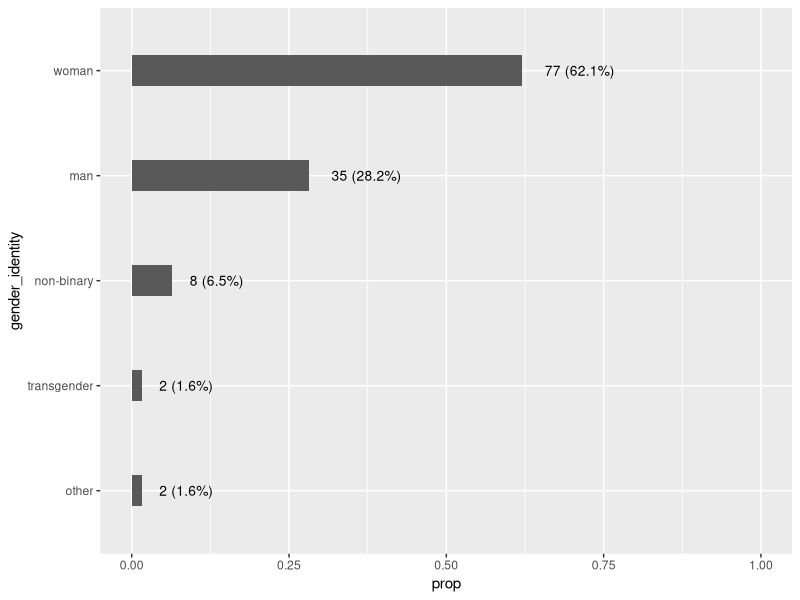
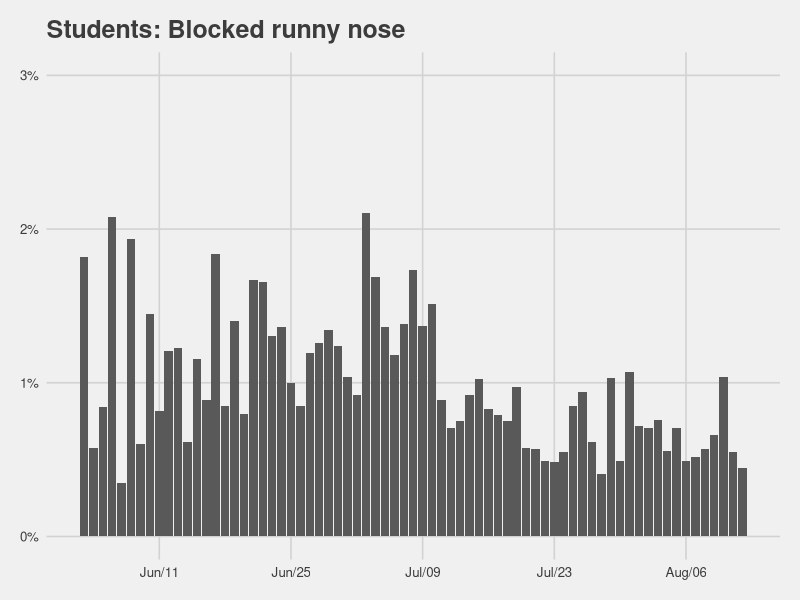
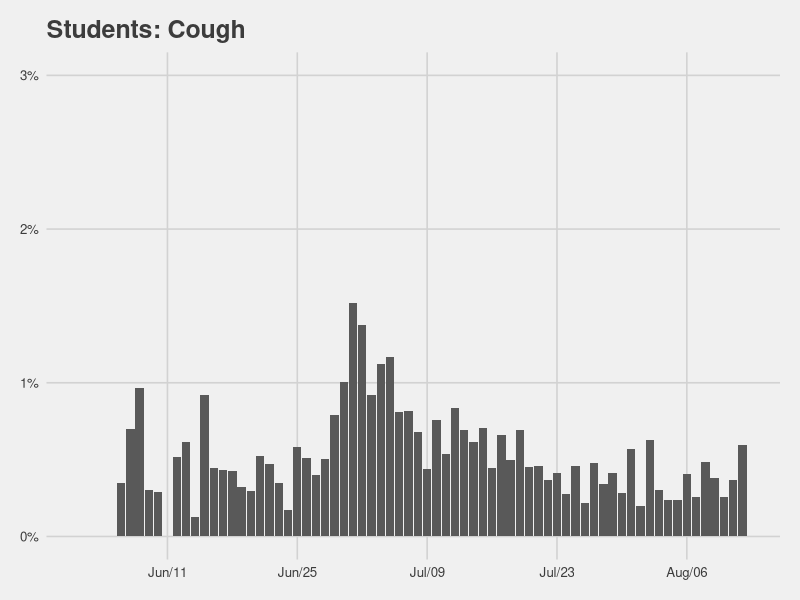
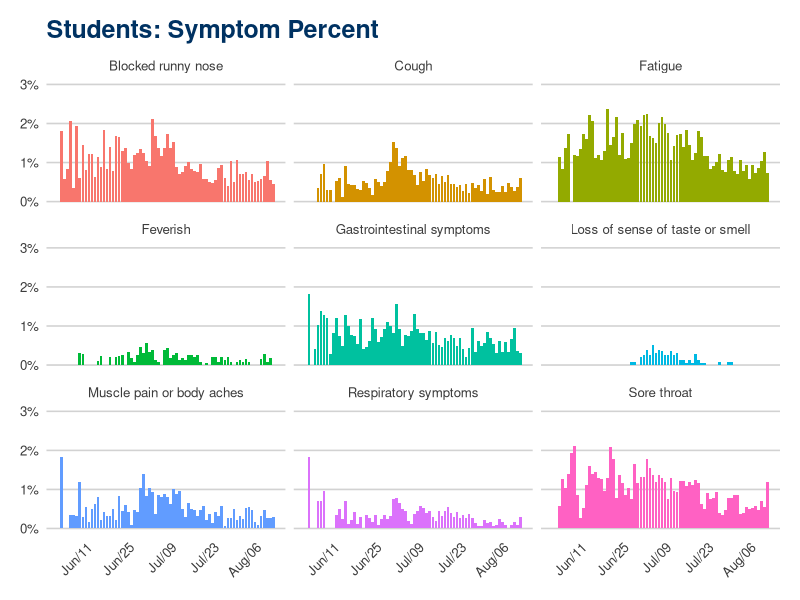

These charts were generated, in order, by the following R code:
## ---- chunk 1
library(tidyverse)
library(lubridate)
library(ggthemes)

sample <- read_csv("data/sample_plot.csv")
df_covid <- read_csv("data/daily_symptoms.csv") %>% mutate(ts_daily = mdy(ts_daily))
## ---- chunk 2
sample_plot <- sample %>%
  mutate( count = 1 ) %>% # add a variable to count
  select( gender_identity, count ) %>%
  drop_na() %>%
  group_by( gender_identity ) %>%
  summarize( num = n() ) %>% # sum up count 
  mutate( gender_identity = factor( gender_identity, 
                                    levels = gender_identity[order(num)]))

sample_plot$total <- sum( sample_plot$num )
sample_plot$prop <- sample_plot$num / sample_plot$total
sum( sample_plot$prop ) # verify proportion adds up to 1
sample_plot$perc <- as.character( round( sample_plot$prop, 3 ) * 100 )
sample_plot$lab <- paste( sample_plot$num, 
                          paste( " (", sample_plot$perc, "%", sep = ""), 
                          sep = "", ") " )


ggplot(sample_plot, aes( x = gender_identity, y = prop ) ) + 
  geom_bar( stat = "identity", width = 0.3) +
  coord_flip() +
  geom_text( aes(x = gender_identity, y = prop, label = lab),
             size = 3.5, vjust = .5, hjust = -0.3) + 
  ylim(0, 1)
  
## ---- chunk 3
symp_1 <- df_covid %>%
  mutate(Blocked_runny_nose = ifelse(Blocked_runny_nose < 0, NA, Blocked_runny_nose)) %>%
  # filter out NAs to remove from denominator
  filter(!is.na( Blocked_runny_nose ) ) %>%
  # keep only time and symptom of interest
  select(ts_daily, Blocked_runny_nose) %>%
  # group by date to get proportions
  group_by(ts_daily) %>%
  summarize(num = sum(Blocked_runny_nose),
            total = n(),
            prop = num / total) 

ggplot( symp_1, aes(x = ts_daily, y = prop) ) +
  # creating bars
  geom_col() +
  # change x axis to show month/day, separated by 14 days
  scale_x_date( date_labels = "%b/%d", date_breaks = "14 day" ) +
  # change y axis into percent and limit between 0, 0.03
  scale_y_continuous( limits = c(0, 0.03), labels = scales::percent ) +
  # remove x and y titles, and add overall title
  labs(x = element_blank(),
       y = element_blank(),
       title = "Students: Blocked runny nose") +
  # take advantage of available themes!
  theme_fivethirtyeight()
## ---- chunk 4
symptoms_covid <- function ( data, var ) {
  # create string of variable to later to create column marker
  var.name <- gsub( "_", " ", as.character(substitute( var ) ))
  data %>%
    mutate( var = ifelse( {{ var }} < 0, NA, {{ var }} )) %>%
    # filter out NAs to remove from denominator
    filter( !is.na( var ) ) %>%
    # pair down to variables of interest
    select( ts_daily, var ) %>%
    # group by time
    group_by( ts_daily ) %>%
    summarize( num = sum( var ),         # numerator
               total = n(),              # get total
               prop = num / total ) %>%  # calculate
    # add variable column marker
    mutate(var.name = var.name)
}

symp_2 <- symptoms_covid(df_covid, Cough)
ggplot( symp_2, aes(x = ts_daily, y = prop) ) +
  # creating bars
  geom_col() +
  # change x axis to show month/day, separated by 14 days
  scale_x_date( date_labels = "%b/%d", date_breaks = "14 day" ) +
  # change y axis into percent and limit between 0, 0.03
  scale_y_continuous( limits = c(0, 0.03), labels = scales::percent ) +
  # remove x and y titles, and add overall title
  labs(x = element_blank(),
       y = element_blank(),
       title = "Students: Cough") +
  # take advantage of available themes!
  theme_fivethirtyeight()


temp_a <- symptoms_covid(df_covid, Blocked_runny_nose)
temp_b <- symptoms_covid(df_covid, Cough)
temp_c <- symptoms_covid(df_covid, Fatigue)
temp_d <- symptoms_covid(df_covid, Feverish)
temp_e <- symptoms_covid(df_covid, Gastrointestinal_symptoms)
temp_f <- symptoms_covid(df_covid, Loss_of_sense_of_taste_or_smell)
temp_g <- symptoms_covid(df_covid, Muscle_pain_or_body_aches)
temp_h <- symptoms_covid(df_covid, Respiratory_symptoms)
temp_i <- symptoms_covid(df_covid, Sore_throat)

symp_plot <- dplyr::bind_rows( temp_a, temp_b, temp_c, temp_d, temp_e,
                               temp_f, temp_g, temp_h, temp_i )



ggplot(symp_plot, aes(x = ts_daily, y = prop, fill = var.name)) +
  geom_col() +
  facet_wrap(~ var.name) +
  scale_x_date(date_labels = "%b/%d", date_breaks = "14 day") +
  scale_y_continuous(limits = c(0, 0.03), labels = scales::percent) +
  labs(x = element_blank(), 
       y = element_blank(), 
       title = "Students: Symptom Percent",
       color = element_blank()) +
  theme_fivethirtyeight() +
  theme(plot.title = element_text(color = "#003262"),
        plot.subtitle = element_text(color = "#FDB515"),
        panel.grid.major.x = element_blank(),
        plot.background = element_rect(fill = "white", colour = "white"),
        panel.background = element_rect(fill = "white", color = "white"),
        strip.background = element_rect(colour = "white", fill = "white"),
        legend.position = "none",
        axis.text.x = element_text(angle= 45, hjust = 1),
        axis.text.y = element_text()) +
  guides(colour = guide_legend(nrow = 3)) 
